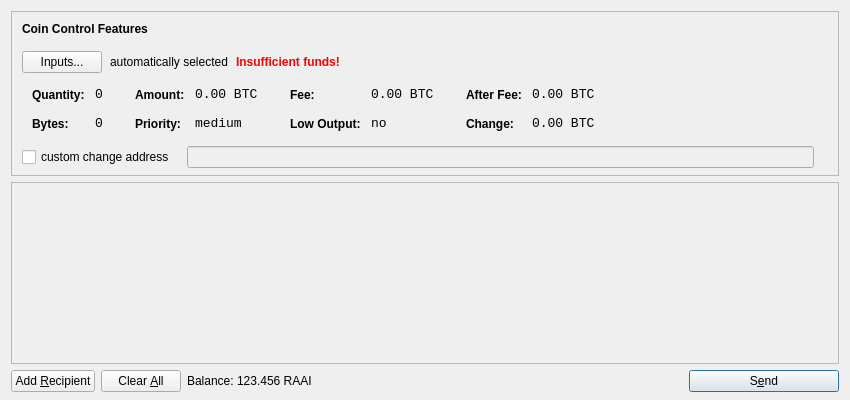
<?xml version="1.0" encoding="UTF-8"?>
<ui version="4.0">
 <class>SendCoinsDialog</class>
 <widget class="QDialog" name="SendCoinsDialog">
  <property name="geometry">
   <rect>
    <x>0</x>
    <y>0</y>
    <width>850</width>
    <height>400</height>
   </rect>
  </property>
  <property name="windowTitle">
   <string>Send Coins</string>
  </property>
  <layout class="QVBoxLayout" name="verticalLayout" stretch="0,1,0">
   <property name="bottomMargin">
    <number>8</number>
   </property>
   <item>
    <widget class="QFrame" name="frameCoinControl">
     <property name="sizePolicy">
      <sizepolicy hsizetype="Expanding" vsizetype="Expanding">
       <horstretch>0</horstretch>
       <verstretch>0</verstretch>
      </sizepolicy>
     </property>
     <property name="maximumSize">
      <size>
       <width>16777215</width>
       <height>16777215</height>
      </size>
     </property>
     <property name="frameShape">
      <enum>QFrame::StyledPanel</enum>
     </property>
     <property name="frameShadow">
      <enum>QFrame::Sunken</enum>
     </property>
     <layout class="QVBoxLayout" name="verticalLayoutCoinControl2">
      <property name="spacing">
       <number>-1</number>
      </property>
      <property name="leftMargin">
       <number>0</number>
      </property>
      <property name="topMargin">
       <number>0</number>
      </property>
      <property name="rightMargin">
       <number>0</number>
      </property>
      <property name="bottomMargin">
       <number>6</number>
      </property>
      <item>
       <layout class="QVBoxLayout" name="verticalLayoutCoinControl" stretch="0,0,0,0,1">
        <property name="spacing">
         <number>0</number>
        </property>
        <property name="leftMargin">
         <number>10</number>
        </property>
        <property name="topMargin">
         <number>10</number>
        </property>
        <item>
         <layout class="QHBoxLayout" name="horizontalLayoutCoinControl1">
          <property name="bottomMargin">
           <number>15</number>
          </property>
          <item>
           <widget class="QLabel" name="labelCoinControlFeatures">
            <property name="sizePolicy">
             <sizepolicy hsizetype="Preferred" vsizetype="Maximum">
              <horstretch>0</horstretch>
              <verstretch>0</verstretch>
             </sizepolicy>
            </property>
            <property name="font">
             <font>
              <weight>75</weight>
              <bold>true</bold>
             </font>
            </property>
            <property name="styleSheet">
             <string notr="true">font-weight:bold;</string>
            </property>
            <property name="text">
             <string>Coin Control Features</string>
            </property>
           </widget>
          </item>
         </layout>
        </item>
        <item>
         <layout class="QHBoxLayout" name="horizontalLayoutCoinControl2" stretch="0,0,0,0">
          <property name="spacing">
           <number>8</number>
          </property>
          <property name="bottomMargin">
           <number>10</number>
          </property>
          <item>
           <widget class="QPushButton" name="pushButtonCoinControl">
            <property name="styleSheet">
             <string notr="true"/>
            </property>
            <property name="text">
             <string>Inputs...</string>
            </property>
           </widget>
          </item>
          <item>
           <widget class="QLabel" name="labelCoinControlAutomaticallySelected">
            <property name="text">
             <string>automatically selected</string>
            </property>
            <property name="margin">
             <number>5</number>
            </property>
           </widget>
          </item>
          <item>
           <widget class="QLabel" name="labelCoinControlInsuffFunds">
            <property name="font">
             <font>
              <weight>75</weight>
              <bold>true</bold>
             </font>
            </property>
            <property name="styleSheet">
             <string notr="true">color:red;font-weight:bold;</string>
            </property>
            <property name="text">
             <string>Insufficient funds!</string>
            </property>
            <property name="margin">
             <number>5</number>
            </property>
           </widget>
          </item>
          <item>
           <spacer name="horizontalSpacerCoinControl">
            <property name="orientation">
             <enum>Qt::Horizontal</enum>
            </property>
            <property name="sizeHint" stdset="0">
             <size>
              <width>40</width>
              <height>1</height>
             </size>
            </property>
           </spacer>
          </item>
         </layout>
        </item>
        <item>
         <widget class="QWidget" name="widgetCoinControl" native="true">
          <property name="sizePolicy">
           <sizepolicy hsizetype="Preferred" vsizetype="Preferred">
            <horstretch>0</horstretch>
            <verstretch>0</verstretch>
           </sizepolicy>
          </property>
          <property name="minimumSize">
           <size>
            <width>0</width>
            <height>0</height>
           </size>
          </property>
          <property name="styleSheet">
           <string notr="true"/>
          </property>
          <layout class="QHBoxLayout" name="horizontalLayoutCoinControl5">
           <property name="margin">
            <number>0</number>
           </property>
           <item>
            <layout class="QHBoxLayout" name="horizontalLayoutCoinControl3" stretch="0,0,0,1">
             <property name="spacing">
              <number>20</number>
             </property>
             <property name="topMargin">
              <number>0</number>
             </property>
             <property name="bottomMargin">
              <number>10</number>
             </property>
             <item>
              <layout class="QFormLayout" name="formLayoutCoinControl1">
               <property name="horizontalSpacing">
                <number>10</number>
               </property>
               <property name="verticalSpacing">
                <number>14</number>
               </property>
               <property name="leftMargin">
                <number>10</number>
               </property>
               <property name="topMargin">
                <number>4</number>
               </property>
               <property name="rightMargin">
                <number>6</number>
               </property>
               <item row="0" column="0">
                <widget class="QLabel" name="labelCoinControlQuantityText">
                 <property name="styleSheet">
                  <string notr="true">font-weight:bold;</string>
                 </property>
                 <property name="text">
                  <string>Quantity:</string>
                 </property>
                 <property name="margin">
                  <number>0</number>
                 </property>
                </widget>
               </item>
               <item row="0" column="1">
                <widget class="QLabel" name="labelCoinControlQuantity">
                 <property name="font">
                  <font>
                   <family>Monospace</family>
                   <pointsize>10</pointsize>
                  </font>
                 </property>
                 <property name="cursor">
                  <cursorShape>IBeamCursor</cursorShape>
                 </property>
                 <property name="contextMenuPolicy">
                  <enum>Qt::ActionsContextMenu</enum>
                 </property>
                 <property name="text">
                  <string notr="true">0</string>
                 </property>
                 <property name="margin">
                  <number>0</number>
                 </property>
                 <property name="textInteractionFlags">
                  <set>Qt::LinksAccessibleByMouse|Qt::TextSelectableByKeyboard|Qt::TextSelectableByMouse</set>
                 </property>
                </widget>
               </item>
               <item row="1" column="0">
                <widget class="QLabel" name="labelCoinControlBytesText">
                 <property name="styleSheet">
                  <string notr="true">font-weight:bold;</string>
                 </property>
                 <property name="text">
                  <string>Bytes:</string>
                 </property>
                </widget>
               </item>
               <item row="1" column="1">
                <widget class="QLabel" name="labelCoinControlBytes">
                 <property name="font">
                  <font>
                   <family>Monospace</family>
                   <pointsize>10</pointsize>
                  </font>
                 </property>
                 <property name="cursor">
                  <cursorShape>IBeamCursor</cursorShape>
                 </property>
                 <property name="contextMenuPolicy">
                  <enum>Qt::ActionsContextMenu</enum>
                 </property>
                 <property name="text">
                  <string notr="true">0</string>
                 </property>
                 <property name="textInteractionFlags">
                  <set>Qt::LinksAccessibleByMouse|Qt::TextSelectableByKeyboard|Qt::TextSelectableByMouse</set>
                 </property>
                </widget>
               </item>
              </layout>
             </item>
             <item>
              <layout class="QFormLayout" name="formLayoutCoinControl2">
               <property name="horizontalSpacing">
                <number>10</number>
               </property>
               <property name="verticalSpacing">
                <number>14</number>
               </property>
               <property name="leftMargin">
                <number>6</number>
               </property>
               <property name="topMargin">
                <number>4</number>
               </property>
               <property name="rightMargin">
                <number>6</number>
               </property>
               <item row="0" column="0">
                <widget class="QLabel" name="labelCoinControlAmountText">
                 <property name="styleSheet">
                  <string notr="true">font-weight:bold;</string>
                 </property>
                 <property name="text">
                  <string>Amount:</string>
                 </property>
                 <property name="margin">
                  <number>0</number>
                 </property>
                </widget>
               </item>
               <item row="0" column="1">
                <widget class="QLabel" name="labelCoinControlAmount">
                 <property name="font">
                  <font>
                   <family>Monospace</family>
                   <pointsize>10</pointsize>
                  </font>
                 </property>
                 <property name="cursor">
                  <cursorShape>IBeamCursor</cursorShape>
                 </property>
                 <property name="contextMenuPolicy">
                  <enum>Qt::ActionsContextMenu</enum>
                 </property>
                 <property name="text">
                  <string notr="true">0.00 BTC</string>
                 </property>
                 <property name="textInteractionFlags">
                  <set>Qt::LinksAccessibleByMouse|Qt::TextSelectableByKeyboard|Qt::TextSelectableByMouse</set>
                 </property>
                </widget>
               </item>
               <item row="1" column="0">
                <widget class="QLabel" name="labelCoinControlPriorityText">
                 <property name="styleSheet">
                  <string notr="true">font-weight:bold;</string>
                 </property>
                 <property name="text">
                  <string>Priority:</string>
                 </property>
                </widget>
               </item>
               <item row="1" column="1">
                <widget class="QLabel" name="labelCoinControlPriority">
                 <property name="font">
                  <font>
                   <family>Monospace</family>
                   <pointsize>10</pointsize>
                  </font>
                 </property>
                 <property name="cursor">
                  <cursorShape>IBeamCursor</cursorShape>
                 </property>
                 <property name="contextMenuPolicy">
                  <enum>Qt::ActionsContextMenu</enum>
                 </property>
                 <property name="text">
                  <string>medium</string>
                 </property>
                 <property name="textInteractionFlags">
                  <set>Qt::LinksAccessibleByMouse|Qt::TextSelectableByKeyboard|Qt::TextSelectableByMouse</set>
                 </property>
                </widget>
               </item>
              </layout>
             </item>
             <item>
              <layout class="QFormLayout" name="formLayoutCoinControl3">
               <property name="horizontalSpacing">
                <number>10</number>
               </property>
               <property name="verticalSpacing">
                <number>14</number>
               </property>
               <property name="leftMargin">
                <number>6</number>
               </property>
               <property name="topMargin">
                <number>4</number>
               </property>
               <property name="rightMargin">
                <number>6</number>
               </property>
               <item row="0" column="0">
                <widget class="QLabel" name="labelCoinControlFeeText">
                 <property name="styleSheet">
                  <string notr="true">font-weight:bold;</string>
                 </property>
                 <property name="text">
                  <string>Fee:</string>
                 </property>
                 <property name="margin">
                  <number>0</number>
                 </property>
                </widget>
               </item>
               <item row="0" column="1">
                <widget class="QLabel" name="labelCoinControlFee">
                 <property name="font">
                  <font>
                   <family>Monospace</family>
                   <pointsize>10</pointsize>
                  </font>
                 </property>
                 <property name="cursor">
                  <cursorShape>IBeamCursor</cursorShape>
                 </property>
                 <property name="contextMenuPolicy">
                  <enum>Qt::ActionsContextMenu</enum>
                 </property>
                 <property name="text">
                  <string notr="true">0.00 BTC</string>
                 </property>
                 <property name="textInteractionFlags">
                  <set>Qt::LinksAccessibleByMouse|Qt::TextSelectableByKeyboard|Qt::TextSelectableByMouse</set>
                 </property>
                </widget>
               </item>
               <item row="1" column="0">
                <widget class="QLabel" name="labelCoinControlLowOutputText">
                 <property name="styleSheet">
                  <string notr="true">font-weight:bold;</string>
                 </property>
                 <property name="text">
                  <string>Low Output:</string>
                 </property>
                </widget>
               </item>
               <item row="1" column="1">
                <widget class="QLabel" name="labelCoinControlLowOutput">
                 <property name="font">
                  <font>
                   <family>Monospace</family>
                   <pointsize>10</pointsize>
                  </font>
                 </property>
                 <property name="cursor">
                  <cursorShape>IBeamCursor</cursorShape>
                 </property>
                 <property name="contextMenuPolicy">
                  <enum>Qt::ActionsContextMenu</enum>
                 </property>
                 <property name="text">
                  <string>no</string>
                 </property>
                 <property name="textInteractionFlags">
                  <set>Qt::LinksAccessibleByMouse|Qt::TextSelectableByKeyboard|Qt::TextSelectableByMouse</set>
                 </property>
                </widget>
               </item>
              </layout>
             </item>
             <item>
              <layout class="QFormLayout" name="formLayoutCoinControl4">
               <property name="horizontalSpacing">
                <number>10</number>
               </property>
               <property name="verticalSpacing">
                <number>14</number>
               </property>
               <property name="leftMargin">
                <number>6</number>
               </property>
               <property name="topMargin">
                <number>4</number>
               </property>
               <property name="rightMargin">
                <number>6</number>
               </property>
               <item row="0" column="0">
                <widget class="QLabel" name="labelCoinControlAfterFeeText">
                 <property name="styleSheet">
                  <string notr="true">font-weight:bold;</string>
                 </property>
                 <property name="text">
                  <string>After Fee:</string>
                 </property>
                 <property name="margin">
                  <number>0</number>
                 </property>
                </widget>
               </item>
               <item row="0" column="1">
                <widget class="QLabel" name="labelCoinControlAfterFee">
                 <property name="font">
                  <font>
                   <family>Monospace</family>
                   <pointsize>10</pointsize>
                  </font>
                 </property>
                 <property name="cursor">
                  <cursorShape>IBeamCursor</cursorShape>
                 </property>
                 <property name="contextMenuPolicy">
                  <enum>Qt::ActionsContextMenu</enum>
                 </property>
                 <property name="text">
                  <string notr="true">0.00 BTC</string>
                 </property>
                 <property name="textInteractionFlags">
                  <set>Qt::LinksAccessibleByMouse|Qt::TextSelectableByKeyboard|Qt::TextSelectableByMouse</set>
                 </property>
                </widget>
               </item>
               <item row="1" column="0">
                <widget class="QLabel" name="labelCoinControlChangeText">
                 <property name="styleSheet">
                  <string notr="true">font-weight:bold;</string>
                 </property>
                 <property name="text">
                  <string>Change:</string>
                 </property>
                </widget>
               </item>
               <item row="1" column="1">
                <widget class="QLabel" name="labelCoinControlChange">
                 <property name="font">
                  <font>
                   <family>Monospace</family>
                   <pointsize>10</pointsize>
                  </font>
                 </property>
                 <property name="cursor">
                  <cursorShape>IBeamCursor</cursorShape>
                 </property>
                 <property name="contextMenuPolicy">
                  <enum>Qt::ActionsContextMenu</enum>
                 </property>
                 <property name="text">
                  <string notr="true">0.00 BTC</string>
                 </property>
                 <property name="textInteractionFlags">
                  <set>Qt::LinksAccessibleByMouse|Qt::TextSelectableByKeyboard|Qt::TextSelectableByMouse</set>
                 </property>
                </widget>
               </item>
              </layout>
             </item>
            </layout>
           </item>
          </layout>
         </widget>
        </item>
        <item>
         <layout class="QHBoxLayout" name="horizontalLayoutCoinControl4" stretch="0,0,0">
          <property name="spacing">
           <number>12</number>
          </property>
          <property name="sizeConstraint">
           <enum>QLayout::SetDefaultConstraint</enum>
          </property>
          <property name="topMargin">
           <number>5</number>
          </property>
          <property name="rightMargin">
           <number>5</number>
          </property>
          <item>
           <widget class="QCheckBox" name="checkBoxCoinControlChange">
            <property name="text">
             <string>custom change address</string>
            </property>
           </widget>
          </item>
          <item>
           <widget class="QLineEdit" name="lineEditCoinControlChange">
            <property name="enabled">
             <bool>false</bool>
            </property>
            <property name="sizePolicy">
             <sizepolicy hsizetype="Expanding" vsizetype="Fixed">
              <horstretch>0</horstretch>
              <verstretch>0</verstretch>
             </sizepolicy>
            </property>
           </widget>
          </item>
          <item>
           <widget class="QLabel" name="labelCoinControlChangeLabel">
            <property name="sizePolicy">
             <sizepolicy hsizetype="Preferred" vsizetype="Expanding">
              <horstretch>0</horstretch>
              <verstretch>0</verstretch>
             </sizepolicy>
            </property>
            <property name="minimumSize">
             <size>
              <width>0</width>
              <height>0</height>
             </size>
            </property>
            <property name="text">
             <string/>
            </property>
            <property name="margin">
             <number>3</number>
            </property>
           </widget>
          </item>
         </layout>
        </item>
        <item>
         <spacer name="verticalSpacerCoinControl">
          <property name="orientation">
           <enum>Qt::Vertical</enum>
          </property>
          <property name="sizeHint" stdset="0">
           <size>
            <width>800</width>
            <height>1</height>
           </size>
          </property>
         </spacer>
        </item>
       </layout>
      </item>
     </layout>
    </widget>
   </item>
   <item>
    <widget class="QScrollArea" name="scrollArea">
     <property name="widgetResizable">
      <bool>true</bool>
     </property>
     <widget class="QWidget" name="scrollAreaWidgetContents">
      <property name="geometry">
       <rect>
        <x>0</x>
        <y>0</y>
        <width>830</width>
        <height>165</height>
       </rect>
      </property>
      <layout class="QVBoxLayout" name="verticalLayout_2">
       <property name="margin">
        <number>0</number>
       </property>
       <item>
        <layout class="QVBoxLayout" name="entries">
         <property name="spacing">
          <number>6</number>
         </property>
        </layout>
       </item>
       <item>
        <spacer name="verticalSpacer">
         <property name="orientation">
          <enum>Qt::Vertical</enum>
         </property>
         <property name="sizeHint" stdset="0">
          <size>
           <width>20</width>
           <height>40</height>
          </size>
         </property>
        </spacer>
       </item>
      </layout>
     </widget>
    </widget>
   </item>
   <item>
    <layout class="QHBoxLayout" name="horizontalLayout">
     <item>
      <widget class="QPushButton" name="addButton">
       <property name="toolTip">
        <string>Send to multiple recipients at once</string>
       </property>
       <property name="text">
        <string>Add &amp;Recipient</string>
       </property>
       <property name="icon">
        <iconset resource="../bitcoin.qrc">
         <normaloff>:/icons/add</normaloff>:/icons/add</iconset>
       </property>
       <property name="autoDefault">
        <bool>false</bool>
       </property>
      </widget>
     </item>
     <item>
      <widget class="QPushButton" name="clearButton">
       <property name="sizePolicy">
        <sizepolicy hsizetype="Minimum" vsizetype="Fixed">
         <horstretch>0</horstretch>
         <verstretch>0</verstretch>
        </sizepolicy>
       </property>
       <property name="toolTip">
        <string>Remove all transaction fields</string>
       </property>
       <property name="text">
        <string>Clear &amp;All</string>
       </property>
       <property name="icon">
        <iconset resource="../bitcoin.qrc">
         <normaloff>:/icons/remove</normaloff>:/icons/remove</iconset>
       </property>
       <property name="autoRepeatDelay">
        <number>300</number>
       </property>
       <property name="autoDefault">
        <bool>false</bool>
       </property>
      </widget>
     </item>
     <item>
      <layout class="QHBoxLayout" name="horizontalLayout_2">
       <property name="spacing">
        <number>3</number>
       </property>
       <item>
        <widget class="QLabel" name="label">
         <property name="text">
          <string>Balance:</string>
         </property>
        </widget>
       </item>
       <item>
        <widget class="QLabel" name="labelBalance">
         <property name="cursor">
          <cursorShape>IBeamCursor</cursorShape>
         </property>
         <property name="text">
          <string>123.456 RAAI</string>
         </property>
         <property name="textInteractionFlags">
          <set>Qt::LinksAccessibleByMouse|Qt::TextSelectableByKeyboard|Qt::TextSelectableByMouse</set>
         </property>
        </widget>
       </item>
      </layout>
     </item>
     <item>
      <spacer name="horizontalSpacer">
       <property name="orientation">
        <enum>Qt::Horizontal</enum>
       </property>
       <property name="sizeHint" stdset="0">
        <size>
         <width>40</width>
         <height>20</height>
        </size>
       </property>
      </spacer>
     </item>
     <item>
      <widget class="QPushButton" name="sendButton">
       <property name="minimumSize">
        <size>
         <width>150</width>
         <height>0</height>
        </size>
       </property>
       <property name="toolTip">
        <string>Confirm the send action</string>
       </property>
       <property name="text">
        <string>S&amp;end</string>
       </property>
       <property name="icon">
        <iconset resource="../bitcoin.qrc">
         <normaloff>:/icons/send</normaloff>:/icons/send</iconset>
       </property>
       <property name="default">
        <bool>true</bool>
       </property>
      </widget>
     </item>
    </layout>
   </item>
  </layout>
 </widget>
 <resources>
  <include location="../bitcoin.qrc"/>
 </resources>
 <connections/>
</ui>
